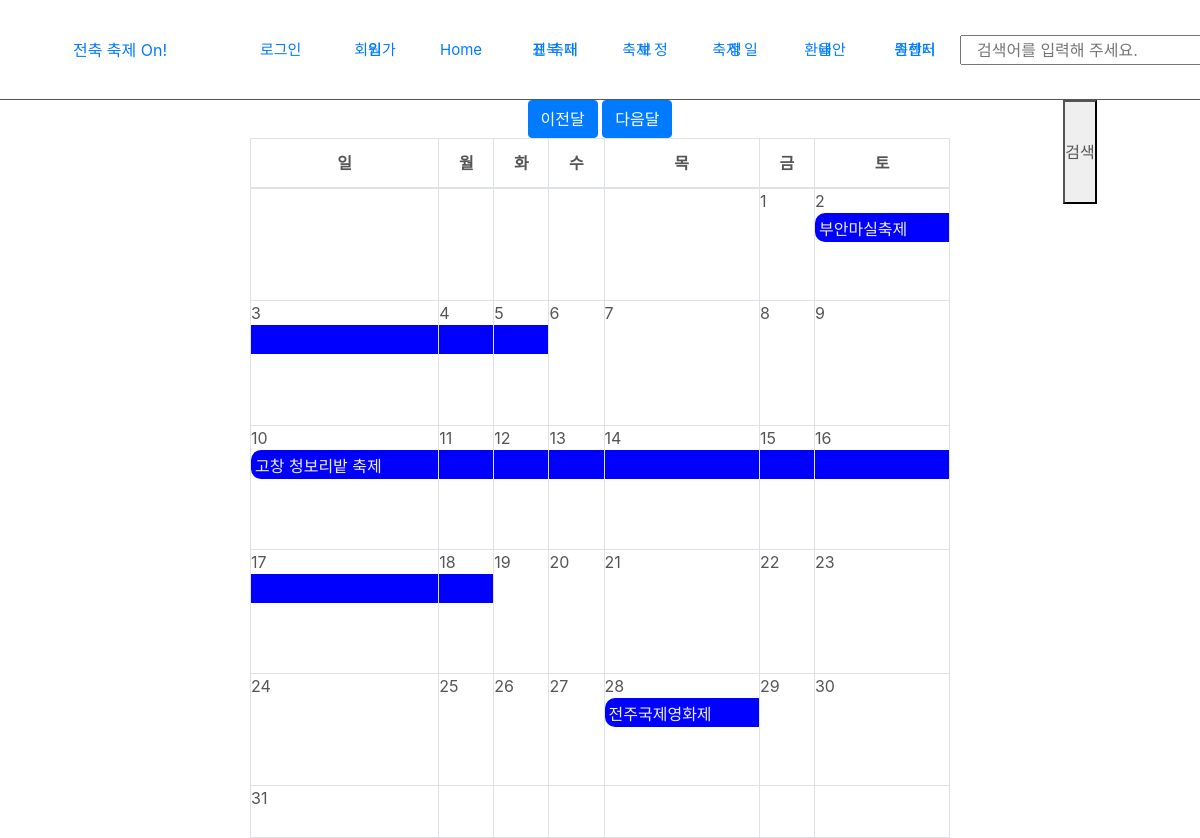
/par/calendar?date=2020-5, run on the app's committed database.
### tables this page shows
CREATE TABLE `item` (
  `idx` int(11) NOT NULL,
  `sn` int(11) NOT NULL,
  `no` int(11) NOT NULL,
  `nm` text NOT NULL,
  `area` text NOT NULL,
  `location` text NOT NULL,
  `dt` text NOT NULL,
  `cn` text NOT NULL,
  `image` text NOT NULL,
  `len` int(11) NOT NULL,
  `src` text NOT NULL
);

### public/index.php (called while the page is built, shortened)
<?php
src\Core\Route::init();

### src/Core/DB.php (called while the page is built, shortened)
<?php
class DB
{
	static $db;
	static function getDB() {
		if(is_null(self::$db))
			self::$db = new \PDO("mysql:host=localhost; dbname=junbook; charset=utf8mb4;", "root", "",
				[\PDO::ATTR_ERRMODE => \PDO::ERRMODE_EXCEPTION, \PDO::ATTR_DEFAULT_FETCH_MODE => \PDO::FETCH_OBJ]);
		return self::$db;
	}
	static function fetchAll($sql, $d = []) {
		$row = self::getDB()->prepare($sql);
		$row->execute($d);
		return $row->fetchAll();
	}
}

### src/Controller/ViewController.php (the view, shortened to what this page needs)
<?php
class ViewController
{
	public function calendar($p = '') {
		[$year, $month] = isset($_GET['date']) ? explode("-", $_GET['date']) : [date("Y"), date("n")];
		$last = date("t", strtotime("{$year}-{$month}-01"));
		$startDay = date("w", strtotime("{$year}-{$month}-01"));
		$lastWeek = ceil(($startDay + $last) / 7);
		$nextYear = $year;
		$prevYear = $year;
		$nextMonth = $month + 1;
		$prevMonth = $month - 1;
		$prevButton = "<a class='btn btn-primary' href=\"/par/calendar?date={$prevYear}-{$prevMonth}\">이전달</a>";
		$nextButton = "<a class='btn btn-primary' href=\"/par/calendar?date={$nextYear}-{$nextMonth}\">다음달</a>";
		$day = 1;
		$zeroMonth = sprintf('%02d', $month);
		$calendarTag  = "<tbody>";
		for ($i = 0; $i < $lastWeek; $i++) {
			$calendarTag .= "<tr>";
			for ($j = 0; $j < 7; $j++) {
				$calendarTag .= "<td>";
				if ($i === 0 && $j < $startDay) continue;
				if ($day > $last) continue;
				$calendarTag .= $day;
				$DBstartDay = DB::fetchAll("SELECT * FROM item WHERE dt like '{$year}.{$zeroMonth}%' or dt like '{$year}-{$zeroMonth}%' ");
				if(isset($DBstartDay)) {
					foreach ($DBstartDay as $v) {
						[$DbBeforeDay, $DbAfterDay] = $DBstartDay != "" ? explode("~", trim($v->dt)) : [".-.-", ".-.-"];
						[$DbBeforeDay, $DbAfterDay] =
						[(explode(".", $DbBeforeDay) ?? explode("-", $DbBeforeDay)),
						(explode(".", $DbAfterDay) ?? explode("-", $DbAfterDay))];
						$DbAfterDay[0] = ltrim($DbAfterDay[0], '0');
						if($day == $DbBeforeDay[2]) $calendarTag .= "<br><span class='ContentHead'>{$v->nm}</span>";
						else if($day > (int) $DbBeforeDay[2] && $day <= (int) $DbAfterDay[1] ) $calendarTag .= "<br><span class='ContentBody'></span>";
					}
				}
				$day += 1;
				$calendarTag .= "</td>";
			}
			$calendarTag .= "</tr>";
		}
		$calendarTag .= "</tbody>";
	}
}

### src/Core/Route.php (shortened to what this page needs)
<?php
class Route
{
	static function init() {
		$get = isset($_GET['url']) ? "/".$_GET['url'] : "/";
		foreach (self::${$_SERVER['REQUEST_METHOD']} as $v) {
			$v = explode("@", $v);
			$reg= preg_replace("/(:[^\/]+)/", "([^/]+)", $v[0]);
			$reg= preg_replace("/\//", "\\/", $reg);
			if(preg_match("/^".$reg."$/", $get, $p)) {
				unset($p[0]);
				$src = new $src();
				$src->{$v[2]}(...$p);
				exit;
			}
		}
		exit;
	}
}

### public/css/style.css (style rules this page uses)
* { margin: 0; padding: 0; list-style: none; box-sizing: border-box; color:#555; text-decoration: none; list-style: none; }
html,body { width: 100%; min-height: 100%; height: auto; }
.ContentHead { background: blue; color:#eee; border-top-left-radius: 10px; border-bottom-left-radius: 10px; padding:4px; display: inline-block; width: 100%; height: 28.89px; }
.ContentBody { background: blue; color:#eee; padding:4px; display: inline-block; width: 100%; height: 28.89px; }
.calendar td { border-right: 1px solid #dee2e6; border-left: 1px solid #dee2e6; text-align: left; padding: 0; }
.calendar tbody tr:last-child { border-bottom: 1px solid #dee2e6; }

### data on the page
item: nm "부안마실축제"
item: nm "고창 청보리밭 축제"
item: nm "전주국제영화제"
